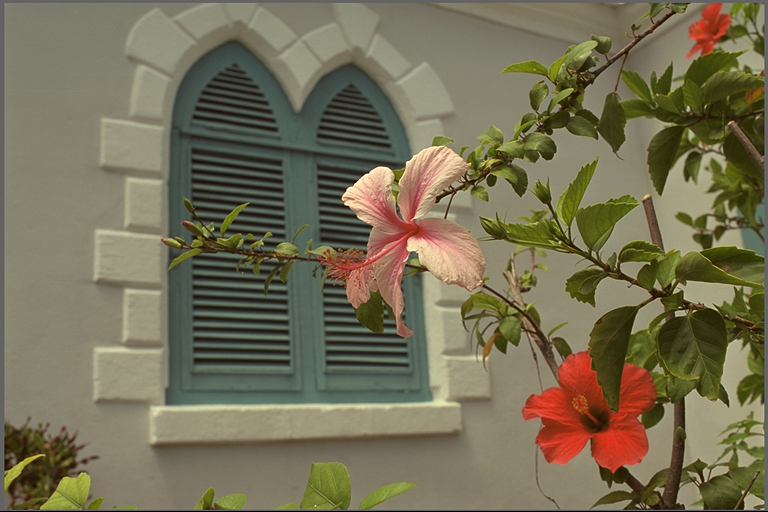
#> input picture pythonProject/data/kodim07.png, 768 x 512 px
$ python denoising.py
#> lines starting #> are read from the running program, lines starting #| are printed output that depends on the picture; after the words box and inside, x2 and y2 are one past the last pixel; in counts of white or black regions, pixels touching at a corner belong together
import cv2
import numpy as np
from matplotlib import pyplot as plt
plt.rcParams['figure.figsize'] = [15, 10]

#Denoising is the operation of removing (reducing) noise from a signal.

img = cv2.imread('data/kodim07.png')
#> img is the input picture: shape (512, 768, 3); mean B, G, R 85.4, 110.7, 117.6
img = cv2.cvtColor(img, cv2.COLOR_BGR2RGB)

# Тут просто накладываем шум на исходную картинку в рандомном порядке
noisy = img/255 + 0.1*np.random.randn(*img.shape)
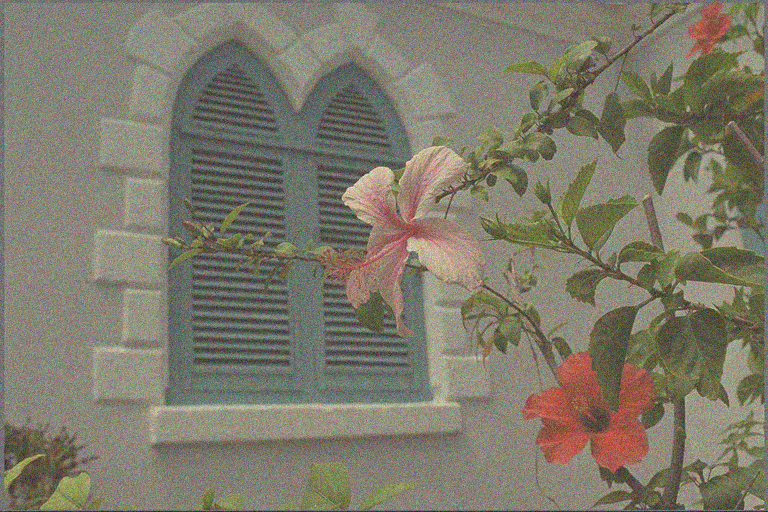
#> noisy: shape (512, 768, 3) float64; mean R, G, B 0.461, 0.434, 0.335; drawn with min black and max white
noisy[noisy < 0] = 0
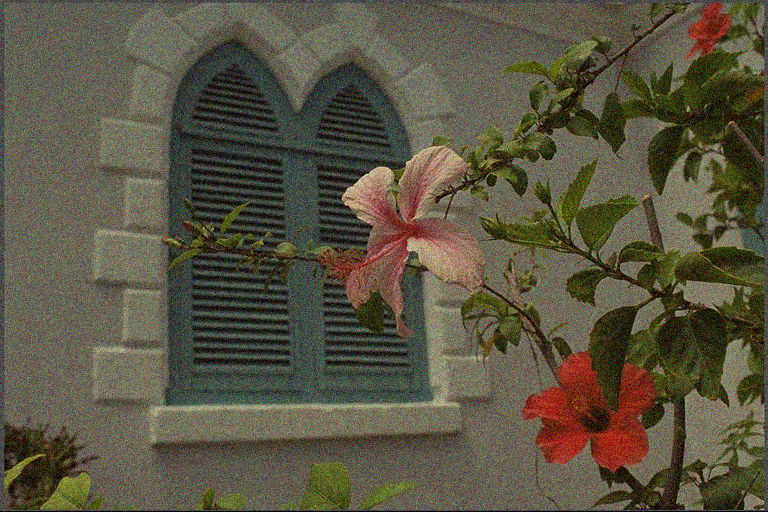
#> noisy: shape (512, 768, 3) float64; 5.6% of pixels changed, all inside (x1, y1, x2, y2) = (0, 3, 768, 512); drawn with min black and max white
noisy[noisy > 1] = 1
#> noisy: shape (512, 768, 3) float64; 0.36% of pixels changed, all inside (x1, y1, x2, y2) = (19, 11, 763, 510)
noisy = (255*noisy).astype(np.uint8)
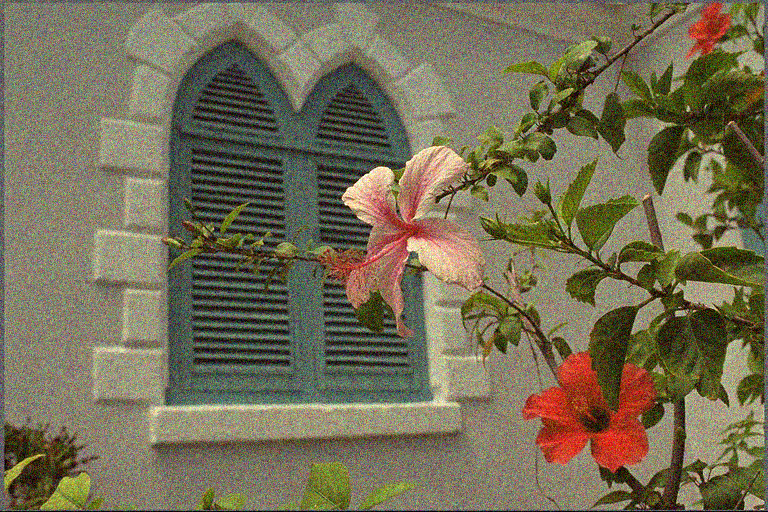
#> noisy: shape (512, 768, 3); mean R, G, B 117.1, 110.4, 85.6

plt.subplot(121), plt.imshow(img), plt.title('Original')
plt.subplot(122), plt.imshow(noisy), plt.title('Noisy')
plt.show()
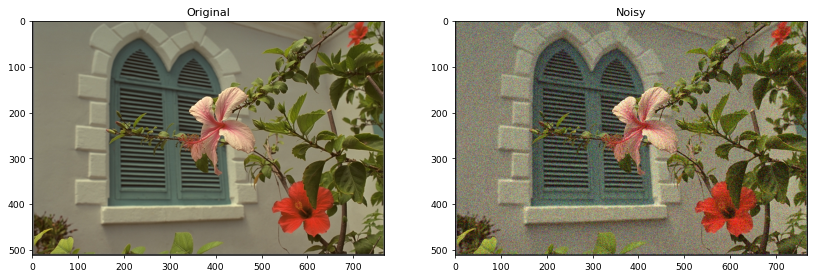
#> figure drawn by matplotlib, 2 panels

# Пробуем убрать шум с помощью фильтра Гаусса
# Apply Gaussian low-pass filter to reduce noise
out = cv2.GaussianBlur(noisy, ksize=(5,5), sigmaX=5)
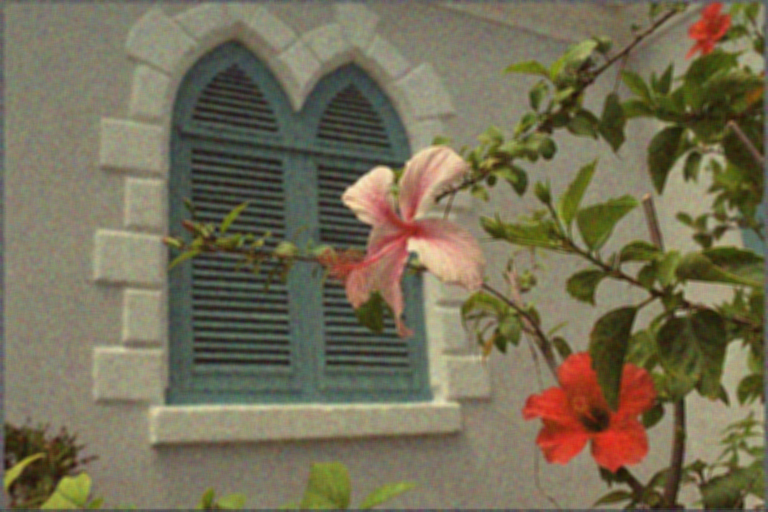
#> out: shape (512, 768, 3); mean R, G, B 117.2, 110.5, 85.7
plt.subplot(121), plt.imshow(noisy)
plt.subplot(122), plt.imshow(out)
plt.show()

plt.subplot(121), plt.imshow(noisy[0:300, 0:300, :])
plt.subplot(122), plt.imshow(out[0:300, 0:300, :])
plt.show()
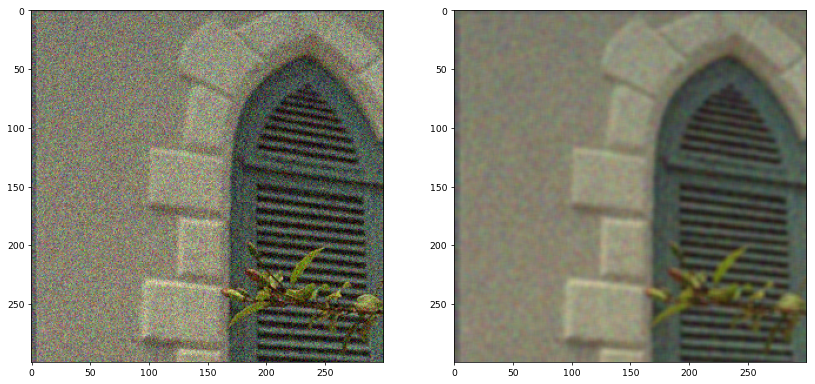
#> figure drawn by matplotlib, 2 panels

# # Compare with bilateral filter
bilat = cv2.bilateralFilter(noisy, d=9, sigmaColor=75, sigmaSpace=75)
plt.subplot(121), plt.imshow(out)
plt.subplot(122), plt.imshow(bilat)
plt.show()
plt.subplot(121), plt.imshow(out[200:600, 300:600, :])
plt.subplot(122), plt.imshow(bilat[200:600, 300:600, :])
plt.show()
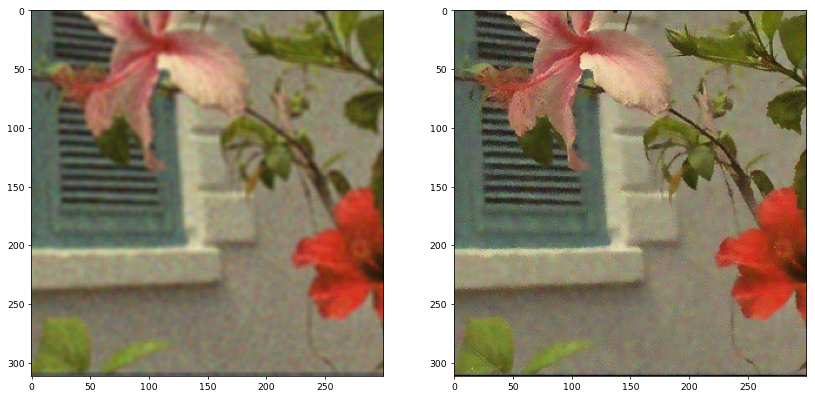
#> figure drawn by matplotlib, 2 panels

$ run again, with pythonProject/data/kodim01.png copied over pythonProject/data/kodim07.png
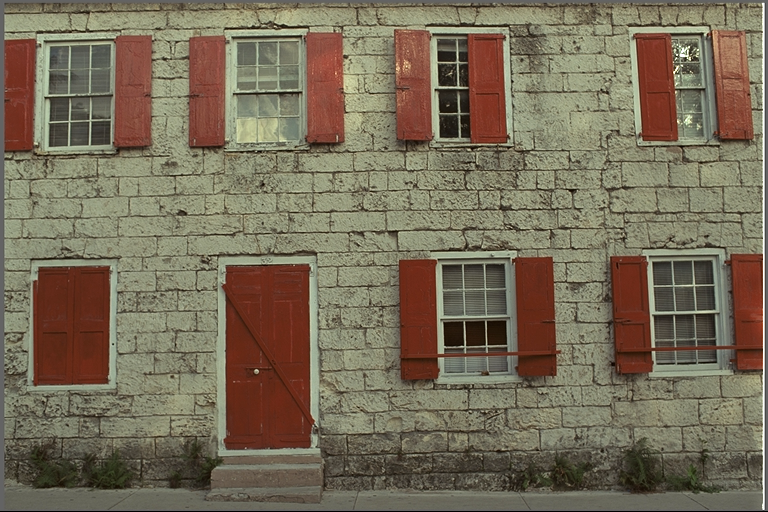
#> input picture pythonProject/data/kodim01.png, 768 x 512 px
#> img is the input picture: shape (512, 768, 3); mean B, G, R 88.4, 108.7, 119.8
#> `noisy[noisy < 0] = 0`:
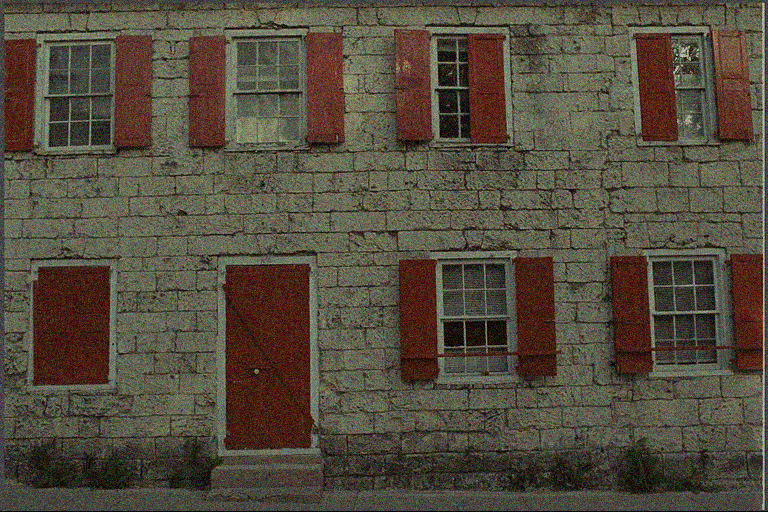
#> noisy: shape (512, 768, 3) float64; mean R, G, B 0.47, 0.427, 0.348; drawn with min black and max white
#> `plt.show()`:
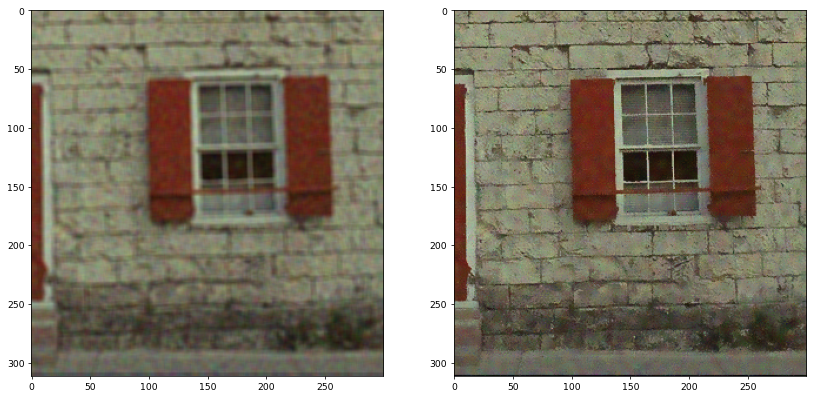
#> figure drawn by matplotlib, 2 panels

$ run again, with pythonProject/data/kodim02.png copied over pythonProject/data/kodim07.png
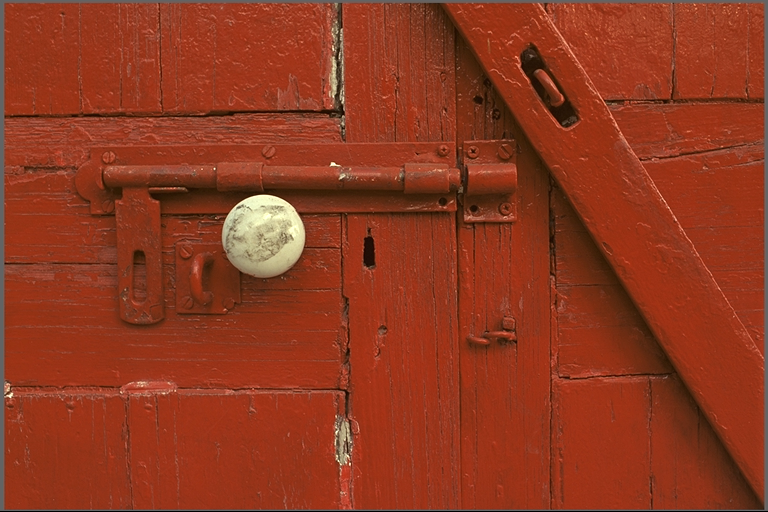
#> input picture pythonProject/data/kodim02.png, 768 x 512 px
#> img is the input picture: shape (512, 768, 3); mean B, G, R 31.2, 56.4, 142.9
#> `noisy[noisy < 0] = 0`:
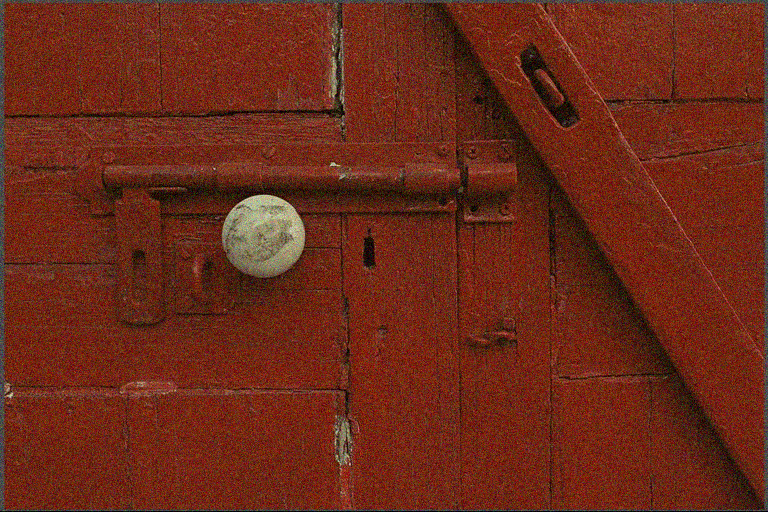
#> noisy: shape (512, 768, 3) float64; mean R, G, B 0.56, 0.222, 0.131; drawn with min black and max white
#> `plt.show()`:
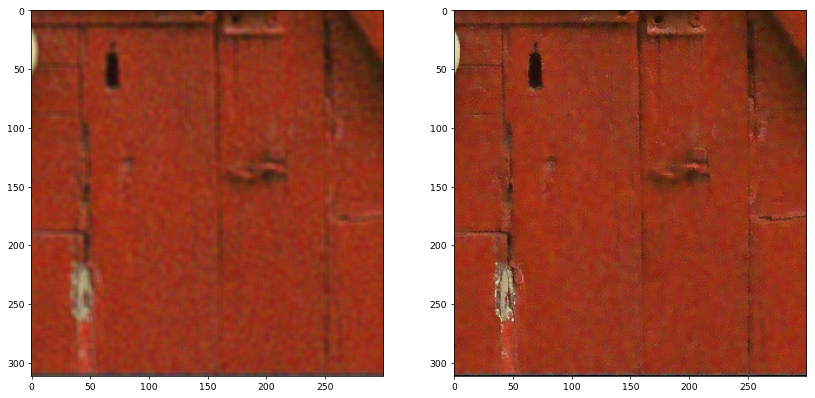
#> figure drawn by matplotlib, 2 panels

$ run again, with pythonProject/data/kodim05.png copied over pythonProject/data/kodim07.png
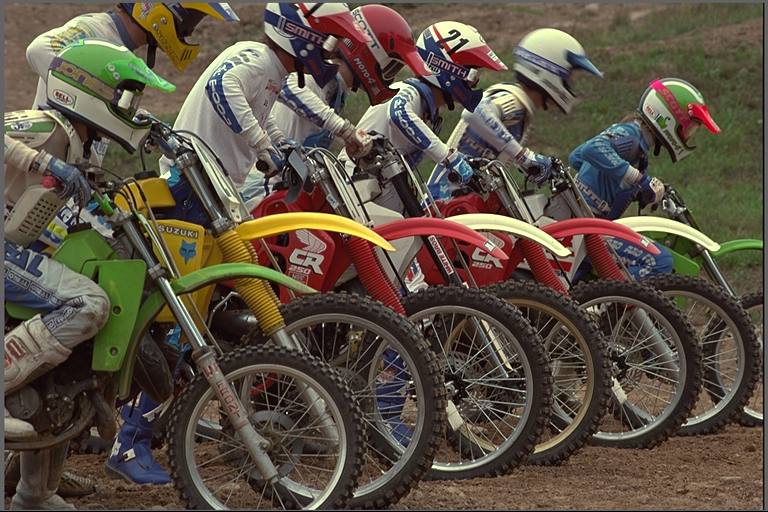
#> input picture pythonProject/data/kodim05.png, 768 x 512 px
#> img is the input picture: shape (512, 768, 3); mean B, G, R 67.5, 81, 91.5
#> `plt.show()`:
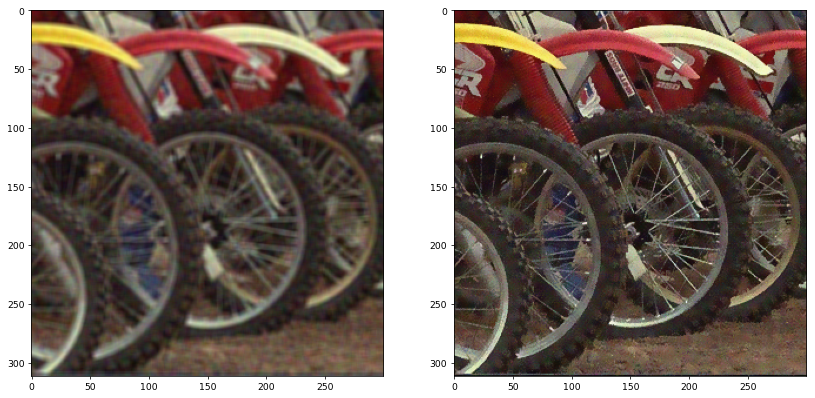
#> figure drawn by matplotlib, 2 panels
